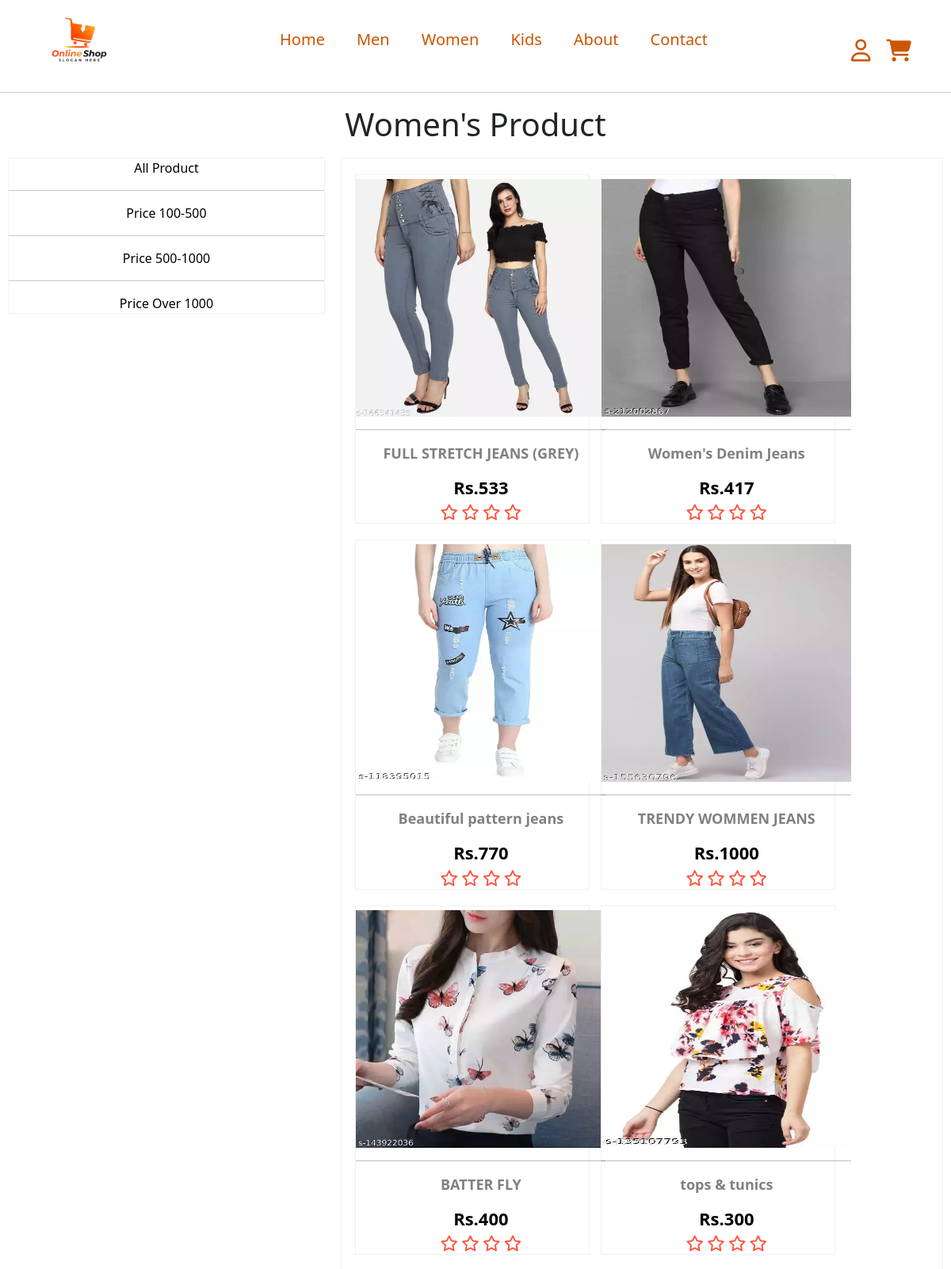
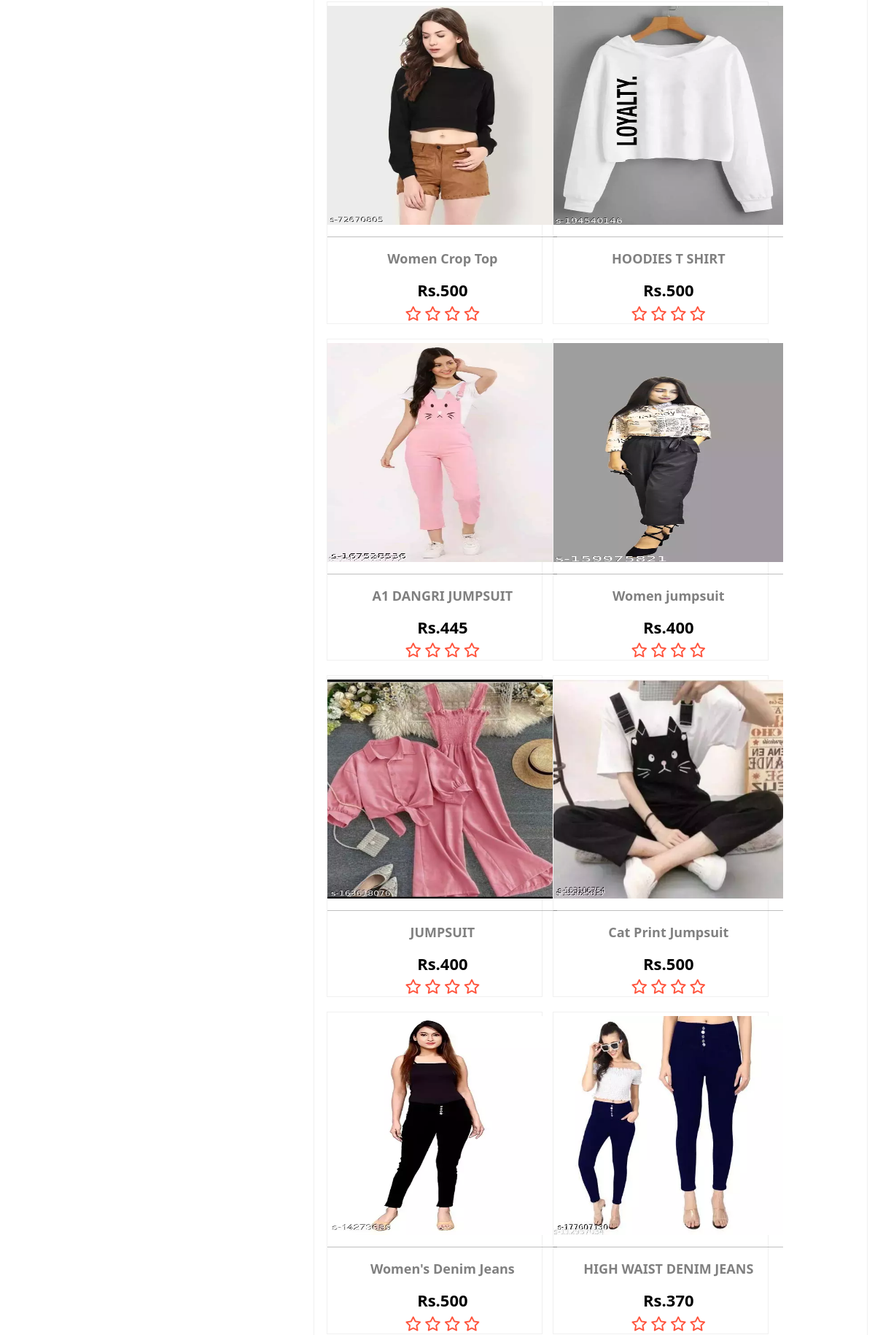
Screenshot of /women/ (upper part) with the database file from the repository (2 pictures, top to bottom).
### productapp/models.py (models this page shows, shortened)
class Product(models.Model):
    title = models.CharField(max_length=100)
    price = models.IntegerField()
    desc = models.CharField(max_length=1000)
    catagory = models.CharField(choices=CATEGORY_CHOICES,max_length=50)
    brand=models.CharField(choices=BRAND_CHOICES,max_length=50,default='s')
    images = models.ImageField(upload_to='media/productimages')
    color = models.CharField(max_length=255, null=True, blank=True)
    size = models.CharField(max_length=15, null=True, blank=True)

### productapp/views.py (the view)
# urls.py: path('women/',views.women),
def women(request, data=None):
    if data == None:
        womenproduct = Product.objects.filter(catagory='w')
    elif data == 'Below':
        womenproduct = Product.objects.filter(
            catagory='w').filter(price__lt=500)
    elif data == 'above':
        womenproduct = Product.objects.filter(
            catagory='w').filter(price__gt=500, price__lte=1000)
    elif data == 'over1000':
        womenproduct = Product.objects.filter(catagory='w').filter(price__gt=1000)
    else:
        womenproduct = Product.objects.filter(catagory='w')
    context = {'womenproduct': womenproduct}
    return render(request, 'productapp/women.html', context)

### templates/productapp/women.html (shortened to what this page needs)
{% extends 'productapp/headerandfooter.html' %}
{% block login %}
{% load static %}
<!DOCTYPE html>
<html lang="en">
<head>
</head>
<body>
    <center>
        <h1>Women's Product</h1>
    </center>
    <div class="flex-container">
        <div class="flex-item " id="itme-1">
            <div class="flex-item1">
                <a href="/women/">All Product</a>
                <hr>
                <a href="/women/Below/">Price 100-500</a>
                <hr>
                <a href="/women/above/">Price 500-1000</a>
                <hr>
                <a href="/women/over1000/">Price Over 1000</a>
            </div>
        </div>
        <div class="flex-item" id="itme-2">
            <div class="allcart">
                {% for w in womenproduct %}
                <div class="mencart">
                    <a href="/productview/{{w.id}}">
                        <div class="productcart" id="productimg">
                            <img src="/media/{{w.images}}" alt="" />
                        </div>
                        <hr />
                        <div class="productcart" id="productdetails">
                            <p class="title">{{w.title}}</p>
                            <h3 class="price">Rs.{{w.price}}</h3>
                            <i class="fa-regular fa-star"></i>
                            <i class="fa-regular fa-star"></i>
                            <i class="fa-regular fa-star"></i>
                            <i class="fa-regular fa-star"></i>
                        </div>
                    </a>
                </div>
                {% endfor %}
            </div>
        </div>
    </div>
</body>
</html>
{% endblock %}

### templates/productapp/women.html (style rules this page uses)
.flex-container { display: flex; flex-wrap: wrap; }
.flex-item { border: 1px solid rgb(240, 240, 240); height: 100%; width: 400px; margin: 10px; text-align: center; }
#itme-2 { flex-grow: 2; }
.mencart { border: 1px solid rgb(240, 240, 240); }
.allcart { display: flex; flex-wrap: wrap; margin: 10px; }
.mencart { margin: 10px 1%; width: 23%; text-align: center; display: flex; flex-wrap: wrap; }
.fa-star { font-size: 20px; color: #ff523b; ; }
.title { font-size: 18px; font-weight: bold; color: gray; }
.price { font-size: 22px; font-weight: bold; }
.mencart a { text-decoration: none; color: black; }
.flex-item a { text-decoration: none; color: black; }
.productcart img { width: 315px; height: 300px; margin-top: 5px; }
@media (min-width:1000px) and (max-width:1372px) { .mencart { width: 40%; } }

### rows the page displays
Product: images (picture), title "FULL STRETCH JEANS (GREY)", price "533"
Product: images (picture), title "Women's Denim Jeans", price "417"
Product: images (picture), title "Beautiful pattern jeans", price "770"
Product: images (picture), title "TRENDY WOMMEN JEANS", price "1000"
Product: images (picture), title "BATTER FLY", price "400"
Product: images (picture), title "tops & tunics", price "300"
Product: images (picture), title "Women Crop Top", price "500"
Product: images (picture), title "HOODIES T SHIRT", price "500"
Product: images (picture), title "A1 DANGRI JUMPSUIT", price "445"
Product: images (picture), title "Women jumpsuit", price "400"
Product: images (picture), title "JUMPSUIT", price "400"
Product: images (picture), title "Cat Print Jumpsuit", price "500"
Product: images (picture), title "Women's Denim Jeans", price "500"
Product: images (picture), title "HIGH WAIST DENIM JEANS", price "370"
